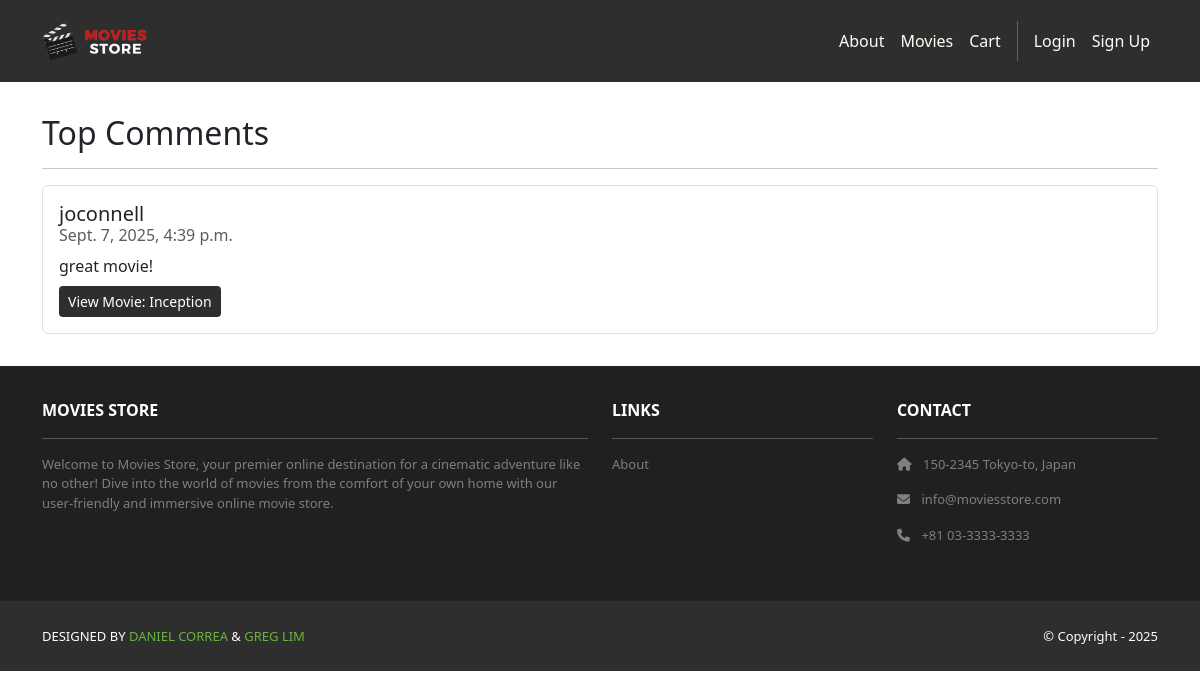
Screenshot of /movies/top_comments/ with the database file from the repository.
### movies/models.py (models this page shows, shortened)
class Review(models.Model):
    id = models.AutoField(primary_key=True)
    comment = models.CharField(max_length=255)
    date = models.DateTimeField(auto_now_add=True)
    movie = models.ForeignKey(Movie,on_delete=models.CASCADE)
    user = models.ForeignKey(User,on_delete=models.CASCADE)

class Movie(models.Model):
    id = models.AutoField(primary_key=True)
    name = models.CharField(max_length=255)
    price = models.IntegerField()
    description = models.TextField()
    image = models.ImageField(upload_to='movie_images/')

### movies/views.py (the view)
# urls.py: path('top_comments/', views.top_comments, name='movies.top_comments'),
def top_comments(request):
    reviews = Review.objects.all().order_by('-date')[:10]
    template_data = {}
    template_data['title'] = 'Top Comments'
    template_data['reviews'] = reviews
    return render(request, 'movies/top_comments.html',{'template_data': template_data})

### movies/templates/movies/top_comments.html
{% extends 'base.html' %}
{% block content %}
{% load static %}
<div class="p-3">
  <div class="container">
    <div class="row mt-3">
      <div class="col mx-auto mb-3">
        <h2>Top Comments</h2>
        <hr />
        {% if template_data.reviews %}
        <ul class="list-group">
          {% for review in template_data.reviews %}
          <li class="list-group-item pb-3 pt-3">
            <h5 class="card-title">{{ review.user.username }}</h5>
            <h6 class="card-subtitle mb-2 text-muted">{{ review.date }}</h6>
            <p class="card-text mb-2">{{ review.comment }}</p>
            <a class="btn btn-sm bg-dark text-white" href="{% url 'movies.show' id=review.movie.id %}">
              View Movie: {{ review.movie.name }}
            </a>
          </li>
          {% endfor %}
        </ul>
        {% else %}
        <div class="alert alert-info" role="alert">
          No comments yet.
        </div>
        {% endif %}
      </div>
    </div>
  </div>
</div>
{% endblock content %}

### moviesstore/static/css/style.css (style rules this page uses)
.bg-dark { background-color: #2E2E2E !important; }

### rows the page displays
Review: user.username "joconnell", date "Sept. 7, 2025, 4:39 p.m.", comment "great movie!", movie.name "Inception"
